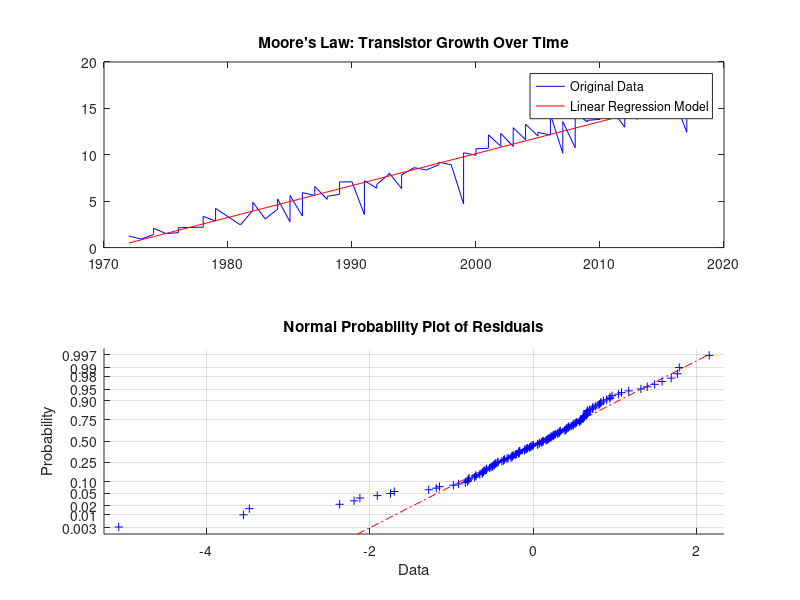

Recreate this plot in MATLAB.
% Load the data
load moore.dat

% Extract the columns of interest
x = moore(:, 1);
y = moore(:, 2);

% Transform transistor values from exponential to linear
w = log(y);

% Create a matrix with ones on the left and data values on the right
X = [ones(size(x)), x];

% Perform linear regression to estimate the coefficients
[B_hat, ~, ~, ~, STATS] = regress(w, X);
w_hat = X * B_hat;

% Plot the original data and the linear regression model
figure
subplot(2,1,1)
plot(x, w, 'b', x, w_hat, 'r')
title("Moore's Law: Transistor Growth Over Time")
legend('Original Data', 'Linear Regression Model')

% Check if the difference between data (w) and model values (w_hat) follows a normal distribution
difference = w - w_hat;
subplot(2,1,2)
normplot(difference)
title('Normal Probability Plot of Residuals')

% Calculate R-squared value
R2 = STATS(1);

% Calculate the estimated number of transistors per unit area for the year 2025
transistors2025 = exp(B_hat(1) + B_hat(2) * 2025);
fprintf('Estimated number of transistors in 2025: %d\n', round(transistors2025))
fprintf('R-squared value: %.4f\n', R2)
